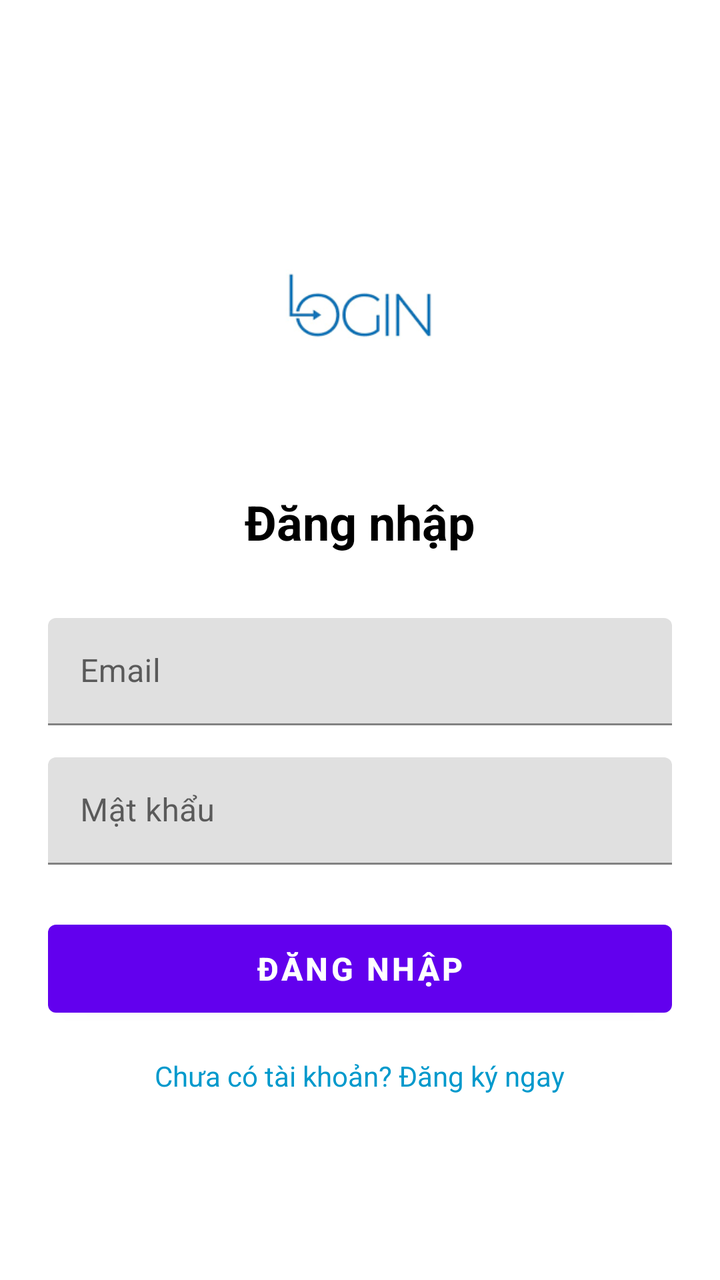
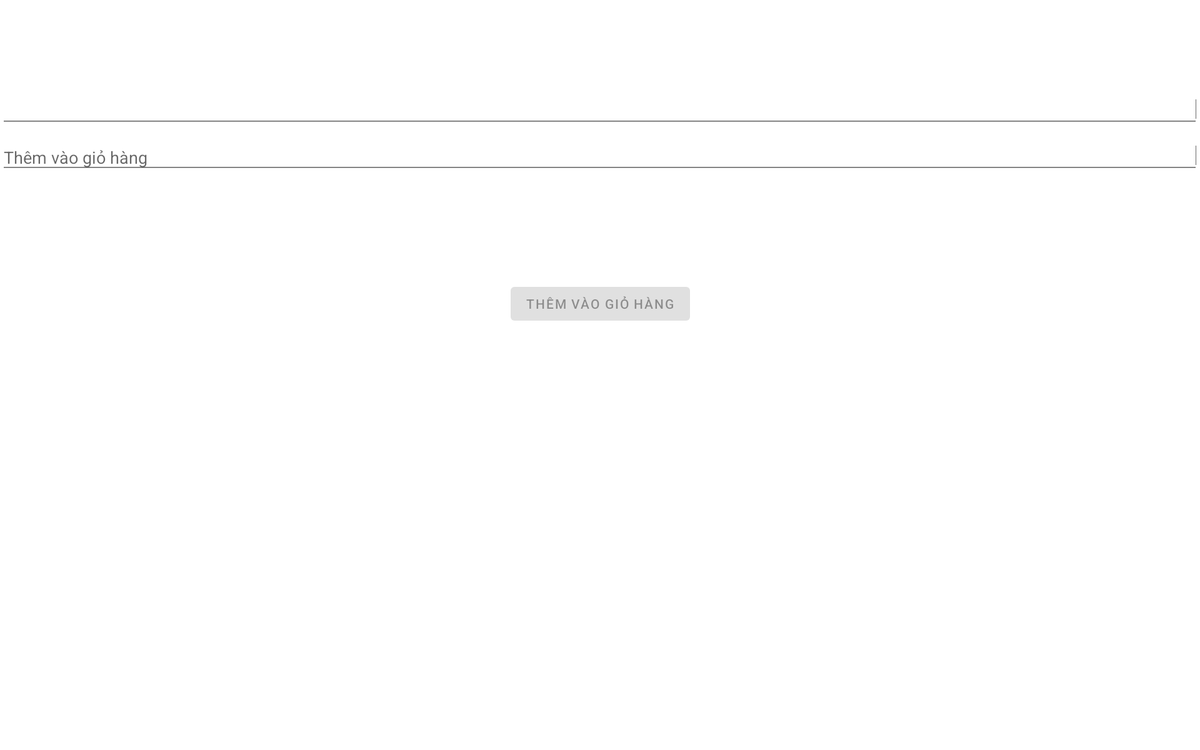

Compare how this app lays out the same screen by default and in its alternative resource folder. The renders come first, then the two layout files and the values they reference.
<!-- AndroidManifest.xml: activity theme Theme.MobieAPPHND -->
<!-- res/layout/activity_login.xml -->
<?xml version="1.0" encoding="utf-8"?>
<LinearLayout xmlns:android="http://schemas.android.com/apk/res/android"
    android:layout_width="match_parent"
    android:layout_height="match_parent"
    android:orientation="vertical"
    android:padding="24dp"
    android:id="@+id/container"
    android:gravity="center">

    <ImageView
        android:layout_width="120dp"
        android:layout_height="120dp"
        android:src="@drawable/login"
        android:layout_marginBottom="32dp"
        android:contentDescription="Logo" />

    <TextView
        android:layout_width="wrap_content"
        android:layout_height="wrap_content"
        android:text="Đăng nhập"
        android:textSize="24sp"
        android:textStyle="bold"
        android:layout_marginBottom="32dp"
        android:textColor="@android:color/black" />

    <com.google.android.material.textfield.TextInputLayout
        android:layout_width="match_parent"
        android:layout_height="wrap_content"
        android:layout_marginBottom="16dp">

        <EditText
            android:id="@+id/et_email"
            android:layout_width="match_parent"
            android:layout_height="wrap_content"
            android:hint="Email"
            android:inputType="textEmailAddress"
            android:padding="16dp" />

    </com.google.android.material.textfield.TextInputLayout>

    <com.google.android.material.textfield.TextInputLayout
        android:layout_width="match_parent"
        android:layout_height="wrap_content"
        android:layout_marginBottom="24dp">

        <EditText
            android:id="@+id/et_password"
            android:layout_width="match_parent"
            android:layout_height="wrap_content"
            android:hint="Mật khẩu"
            android:inputType="textPassword"
            android:padding="16dp" />

    </com.google.android.material.textfield.TextInputLayout>

    <Button
        android:id="@+id/btn_login"
        android:layout_width="match_parent"
        android:layout_height="56dp"
        android:text="Đăng nhập"
        android:textSize="16sp"
        android:textStyle="bold"
        android:layout_marginBottom="16dp" />

    <TextView
        android:id="@+id/tv_register"
        android:layout_width="wrap_content"
        android:layout_height="wrap_content"
        android:text="Chưa có tài khoản? Đăng ký ngay"
        android:textColor="@android:color/holo_blue_dark"
        android:textSize="14sp"
        android:clickable="true"
        android:focusable="true" />

</LinearLayout>
<!-- resources referenced by this layout -->
<resources>
  <!-- drawable login: png bitmap (drawable, 3332 bytes) -->
  <style name="Theme.MobieAPPHND" parent="Theme.MaterialComponents.DayNight.DarkActionBar">
          
          <item name="colorPrimary">@color/purple_500</item>
          <item name="colorPrimaryVariant">@color/purple_700</item>
          <item name="colorOnPrimary">@color/white</item>
          
          <item name="colorSecondary">@color/teal_200</item>
          <item name="colorSecondaryVariant">@color/teal_700</item>
          <item name="colorOnSecondary">@color/black</item>
          
          <item name="android:statusBarColor">?attr/colorPrimaryVariant</item>
          
      </style>
  <color name="purple_500">#FF6200EE</color>
  <color name="purple_700">#FF3700B3</color>
  <color name="white">#FFFFFFFF</color>
  <color name="teal_200">#FF03DAC5</color>
  <color name="teal_700">#FF018786</color>
  <color name="black">#FF000000</color>
</resources>
<!-- res/layout-w1240dp/activity_login.xml (the repository's variant of the layout above) -->
<!-- drawn on a large tablet held sideways -->
<?xml version="1.0" encoding="utf-8"?>
<androidx.constraintlayout.widget.ConstraintLayout xmlns:android="http://schemas.android.com/apk/res/android"
    xmlns:app="http://schemas.android.com/apk/res-auto"
    xmlns:tools="http://schemas.android.com/tools"
    android:id="@+id/container"
    android:layout_width="match_parent"
    android:layout_height="match_parent"
    android:paddingLeft="@dimen/activity_horizontal_margin"
    android:paddingTop="@dimen/activity_vertical_margin"
    android:paddingRight="@dimen/activity_horizontal_margin"
    android:paddingBottom="@dimen/activity_vertical_margin"
    tools:context=".ui.login.LoginActivity">

    <EditText
        android:id="@+id/username"
        android:layout_width="0dp"
        android:layout_height="wrap_content"
        android:layout_marginTop="96dp"
        android:hint=""
        android:inputType="textEmailAddress"
        android:selectAllOnFocus="true"
        app:layout_constraintEnd_toEndOf="parent"
        app:layout_constraintHorizontal_bias="1.0"
        app:layout_constraintStart_toStartOf="parent"
        app:layout_constraintTop_toTopOf="parent" />

    <EditText
        android:id="@+id/password"
        android:layout_width="0dp"
        android:layout_height="wrap_content"
        android:layout_marginTop="8dp"
        android:hint="@string/add_to_cart"
        android:imeActionLabel="@string/add_to_cart"
        android:imeOptions="actionDone"
        android:inputType="textPassword"
        android:selectAllOnFocus="true"
        app:layout_constraintEnd_toEndOf="parent"
        app:layout_constraintStart_toStartOf="parent"
        app:layout_constraintTop_toBottomOf="@+id/username" />

    <Button
        android:id="@+id/login"
        android:layout_width="wrap_content"
        android:layout_height="wrap_content"
        android:layout_gravity="start"
        android:layout_marginTop="16dp"
        android:layout_marginBottom="64dp"
        android:enabled="false"
        android:text="@string/add_to_cart"
        app:layout_constraintBottom_toBottomOf="parent"
        app:layout_constraintEnd_toEndOf="parent"
        app:layout_constraintStart_toStartOf="parent"
        app:layout_constraintTop_toBottomOf="@+id/password"
        app:layout_constraintVertical_bias="0.2" />

    <ProgressBar
        android:id="@+id/loading"
        android:layout_width="wrap_content"
        android:layout_height="wrap_content"
        android:layout_gravity="center"
        android:layout_marginTop="64dp"
        android:layout_marginBottom="64dp"
        android:visibility="gone"
        app:layout_constraintBottom_toBottomOf="parent"
        app:layout_constraintEnd_toEndOf="@+id/password"
        app:layout_constraintStart_toStartOf="@+id/password"
        app:layout_constraintTop_toTopOf="parent"
        app:layout_constraintVertical_bias="0.3" />

</androidx.constraintlayout.widget.ConstraintLayout>
<!-- resources referenced by the variant -->
<!-- as a large tablet held sideways resolves them -->
<resources>
  <string name="add_to_cart">Thêm vào giỏ hàng</string>
  <style name="Theme.MobieAPPHND" parent="Theme.MaterialComponents.DayNight.DarkActionBar">
          
          <item name="colorPrimary">@color/purple_500</item>
          <item name="colorPrimaryVariant">@color/purple_700</item>
          <item name="colorOnPrimary">@color/white</item>
          
          <item name="colorSecondary">@color/teal_200</item>
          <item name="colorSecondaryVariant">@color/teal_700</item>
          <item name="colorOnSecondary">@color/black</item>
          
          <item name="android:statusBarColor">?attr/colorPrimaryVariant</item>
          
      </style>
  <color name="purple_500">#FF6200EE</color>
  <color name="purple_700">#FF3700B3</color>
  <color name="white">#FFFFFFFF</color>
  <color name="teal_200">#FF03DAC5</color>
  <color name="teal_700">#FF018786</color>
  <color name="black">#FF000000</color>
</resources>
